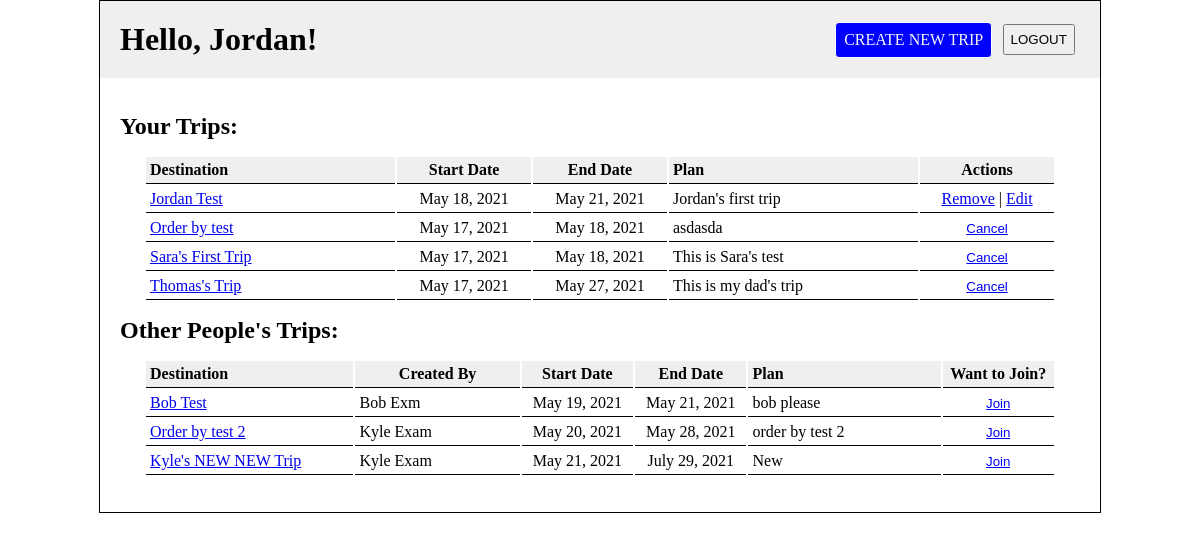
Page /dashboard/ (signed in) on the committed database.
### login_registration_app/models.py (models this page shows)
class User(models.Model):
    first_name = models.CharField(max_length = 255)
    last_name = models.CharField(max_length = 255)
    birthday = models.DateField()
    email = models.EmailField(unique=True)
    password = models.CharField(max_length = 255)
    objects = UserManager()
    created_at = models.DateTimeField(auto_now_add=True)
    updated_at = models.DateTimeField(auto_now=True)

### exam_app/models.py (models this page shows)
class Trip(models.Model):
    destination = models.CharField(max_length = 255)
    start_date = models.DateField()
    end_date = models.DateField()
    plan = models.TextField()
    created_by = models.ForeignKey(User, related_name = "trips", on_delete = models.CASCADE)
    joined_by = models.ManyToManyField(User, related_name = "joined_trips")
    objects = TripManager()
    created_at = models.DateTimeField(auto_now_add=True)
    updated_at = models.DateTimeField(auto_now=True)

### exam_app/views.py (the view)
# urls.py: path('', views.index),
def index(request):
    if 'user_id' not in request.session:
        return redirect('/')
    user = User.objects.get(id=request.session['user_id'])
    other_trips = Trip.objects.exclude(created_by=user)
    context = {
        "user": User.objects.get(id=request.session['user_id']),
        "user_trips": user.trips.order_by('start_date'),
        "joined_trips": user.joined_trips.order_by('start_date'),
        "other_trips": other_trips.order_by('start_date')
    }
    return render(request, "index.html", context)

### exam_app/templates/index.html (shortened to what this page needs)
{% extends 'base.html' %}
{% block content %}
<div id="index_nav">
    <h1>Hello, {{user.first_name}}!</h1>
    <div id="index_nav_right">
        <a href="newtrip" id="new_trip">CREATE NEW TRIP</a>
        <form action="logout" method="POST">
            <input type="submit" value="LOGOUT" class="button" id="logout">
        </form>
    </div>
</div>
<div id="index_main">
    <h2>Your Trips:</h2>
    <table>
        <thead>
            <th class="destination">Destination</th>
            <th class="date">Start Date</th>
            <th class="date">End Date</th>
            <th class="plan">Plan</th>
            <th class="action">Actions</th>
        </thead>
        <tbody>
            {%for trip in user_trips %}
            <tr>
                <td class="destination"><a href="{{trip.id}}">{{trip.destination}}</a></td>
                <td class="date">{{trip.start_date}}</td>
                <td class="date">{{trip.end_date}}</td>
                <td class="plan">{{trip.plan}}</td>
                <td class="action"><a href="{{trip.id}}/remove">Remove</a> | <a href="{{trip.id}}/edit">Edit</a></td>
            </tr>
            {% endfor %}
            {% for trip in joined_trips %}
            <tr>
                <td class="destination"><a href="{{trip.id}}">{{trip.destination}}</a></td>
                <td class="date">{{trip.start_date}}</td>
                <td class="date">{{trip.end_date}}</td>
                <td class="plan">{{trip.plan}}</td>
                <td class="action">
                    <form action="{{trip.id}}/cancel" method="POST">
                        <input type="submit" value="Cancel" class="cancel">
                    </form>
                </td>
            </tr>
            {% endfor %}
        </tbody>
    </table>
    <h2>Other People's Trips:</h2>
    <table>
        <thead>
            <th class="destination">Destination</th>
            <th>Created By</th>
            <th class="date">Start Date</th>
            <th class="date">End Date</th>
            <th class="plan">Plan</th>
            <th class="join">Want to Join?</th>
        </thead>
        <tbody>
            {%for trip in other_trips %}
                {% if trip not in joined_trips %}
                <tr>
                    <td class="destination"><a href="{{trip.id}}">{{trip.destination}}</a></td>
                    <td>{{trip.created_by.first_name}} {{trip.created_by.last_name}}</td>
                    <td class="date">{{trip.start_date}}</td>
                    <td class="date">{{trip.end_date}}</td>
                    <td class="plan">{{trip.plan}}</td>
                    <td class="join"><form action="{{trip.id}}/join" method="POST">
                        <input type="submit" value="Join" class="cancel">
                    </form></td>
                </tr>
                {% endif %}
            {% endfor %}
        </tbody>
    </table>
</div>
{% endblock %}

### exam_app/templates/base.html (shortened to what this page needs)
<!DOCTYPE html>
<html lang="en">
<head>
    {% load static %}
    <link rel="stylesheet" href="{% static 'css/dashboard.css' %}">
</head>
<body>
    <div id="wrapper">
    {% block content%}
    {% endblock %}
    </div>
</body>
</html>

### exam_app/static/css/dashboard.css (style rules this page uses)
* { margin: 0px; padding: 0px; }
#wrapper { margin: 0px auto 40px; width: 1000px; background-color: #fff; border: 1px solid black; }
#logout { padding: 6px; }
#index_nav { display: flex; justify-content: space-between; align-items: center; background-color: #efefef; padding: 20px; margin-bottom: 15px; }
#index_nav_right { display: flex; justify-content: space-around; align-items: center; width: 250px; }
#new_trip, #dashboard, #no_delete { text-decoration: none; background-color: blue; color: whitesmoke; border: 1px solid white; border-radius: 4px; padding: 8px; }
#index_main { padding: 20px; }
.destination, .plan { text-align: left; min-width: 50px; max-width: 100px; }
.date { text-align: center; max-width: 50px; }
.action { text-align: center; max-width: 50px; }
.join { text-align: center; max-width: 50px; }
.cancel { border: none; color: blue; background-color: #fff; text-decoration: underline; }
thead { background-color: #efefef; }
table { margin: 15px auto; width: 95%; }
td, th { overflow: hidden; white-space: nowrap; border-bottom: 1px solid black; padding: 4px; }

### rows in the picture
User: first_name "Jordan"
Trip: destination "Jordan Test", start_date "May 18, 2021", end_date "May 21, 2021", plan "Jordan's first trip"
Trip: destination "Order by test", start_date "May 17, 2021", end_date "May 18, 2021", plan "asdasda"
Trip: destination "Sara's First Trip", start_date "May 17, 2021", end_date "May 18, 2021", plan "This is Sara's test"
Trip: destination "Thomas's Trip", start_date "May 17, 2021", end_date "May 27, 2021", plan "This is my dad's trip"
Trip: destination "Bob Test", created_by.first_name "Bob", created_by.last_name "Exm", start_date "May 19, 2021", end_date "May 21, 2021", plan "bob please"
Trip: destination "Order by test 2", created_by.first_name "Kyle", created_by.last_name "Exam", start_date "May 20, 2021", end_date "May 28, 2021", plan "order by test 2"
Trip: destination "Kyle's NEW NEW Trip", created_by.first_name "Kyle", created_by.last_name "Exam", start_date "May 21, 2021", end_date "July 29, 2021", plan "New"
